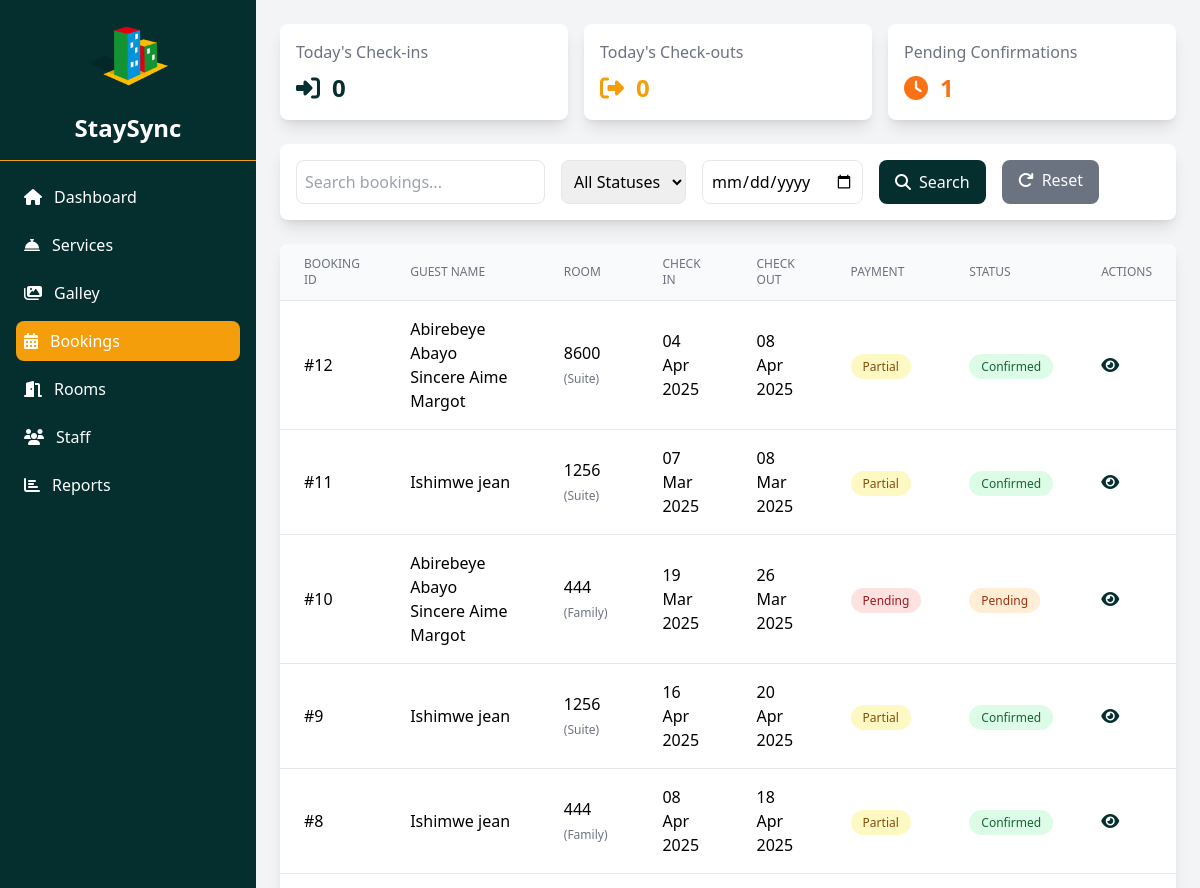
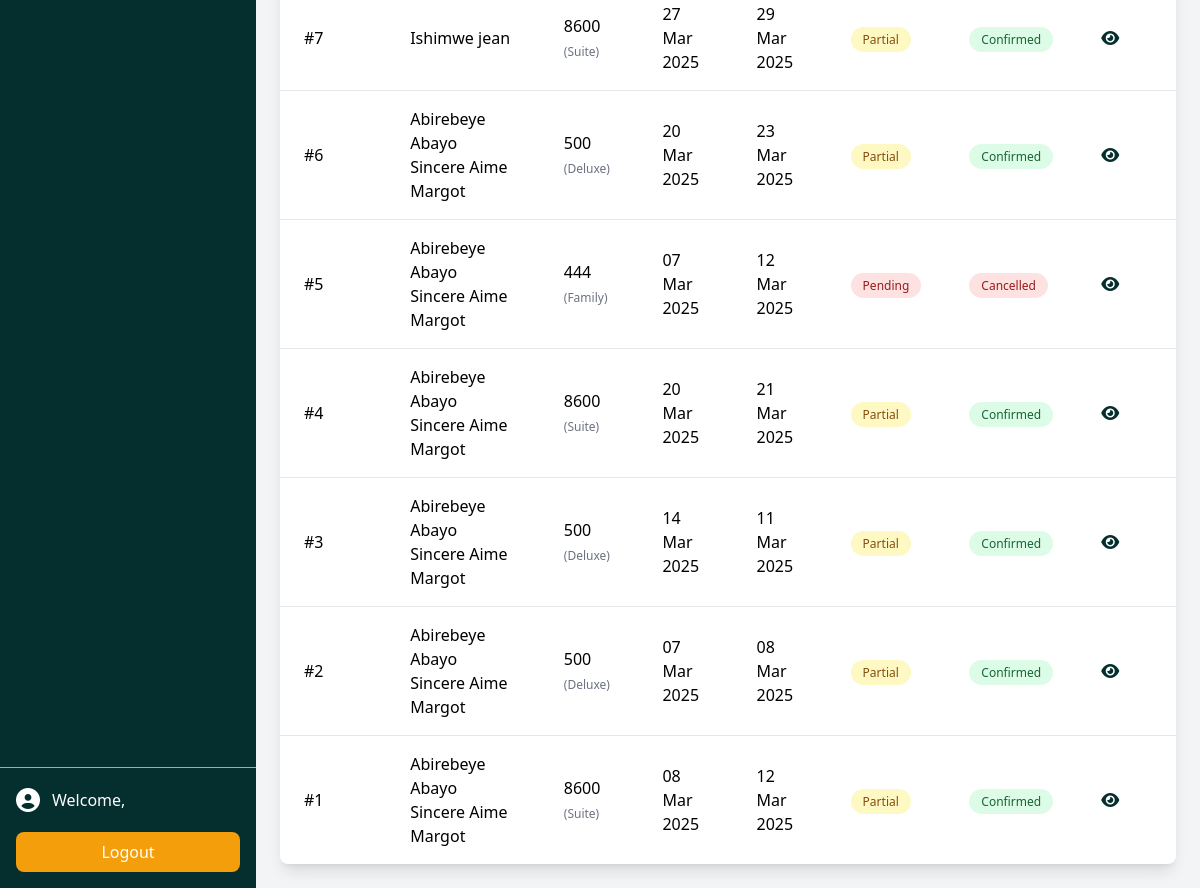
Page /manager/booking.php on the committed database (2 pictures, top to bottom).
### tables this page shows
CREATE TABLE `bookings` (
  `id` int(11) NOT NULL AUTO_INCREMENT,
  `user_id` int(11) DEFAULT NULL,
  `room_id` int(11) DEFAULT NULL,
  `check_in` date NOT NULL,
  `check_out` date NOT NULL,
  `payment_status` enum('pending','partial','complete') DEFAULT 'pending',
  `booking_status` enum('pending','confirmed','cancelled','completed') DEFAULT 'pending',
  `created_at` timestamp NULL DEFAULT current_timestamp(),
  `adults` int(11) NOT NULL DEFAULT 1,
  `kids` int(11) NOT NULL DEFAULT 0,
  `check_in_status` enum('pending','checked_in','checked_out') DEFAULT 'pending',
  `reminder_sent` tinyint(1) DEFAULT 0,
  PRIMARY KEY (`id`),
  KEY `user_id` (`user_id`),
  KEY `room_id` (`room_id`),
  CONSTRAINT `bookings_ibfk_1` FOREIGN KEY (`user_id`) REFERENCES `users` (`id`),
  CONSTRAINT `bookings_ibfk_2` FOREIGN KEY (`room_id`) REFERENCES `rooms` (`id`)
);

CREATE TABLE `users` (
  `id` int(11) NOT NULL AUTO_INCREMENT,
  `name` varchar(100) NOT NULL,
  `email` varchar(100) NOT NULL,
  `phone` varchar(15) DEFAULT NULL,
  `password` varchar(255) NOT NULL,
  `role` enum('client','manager','staff') DEFAULT 'client',
  `email_verified` tinyint(1) DEFAULT 0,
  `created_at` timestamp NULL DEFAULT current_timestamp(),
  PRIMARY KEY (`id`),
  UNIQUE KEY `email` (`email`)
);

CREATE TABLE `rooms` (
  `id` int(11) NOT NULL AUTO_INCREMENT,
  `room_number` varchar(20) NOT NULL,
  `room_type` varchar(50) NOT NULL,
  `price` decimal(10,2) NOT NULL,
  `description` text DEFAULT NULL,
  `size` int(11) NOT NULL,
  `capacity` int(11) NOT NULL,
  `amenities` text DEFAULT NULL,
  `image` varchar(255) DEFAULT NULL,
  `status` enum('available','booked','maintenance') DEFAULT 'available',
  `created_at` timestamp NULL DEFAULT current_timestamp(),
  `floor_number` int(11) DEFAULT NULL,
  `bed_config` varchar(100) DEFAULT NULL,
  `view_type` varchar(50) DEFAULT NULL,
  `is_accessible` tinyint(1) DEFAULT 0,
  `rating` decimal(3,2) DEFAULT NULL,
  PRIMARY KEY (`id`),
  UNIQUE KEY `room_number` (`room_number`)
);

### manager/booking.php (the view, shortened to what this page needs)
<?php
require_once '../config/database.php';
$today = date('Y-m-d');
$checkins_query = $conn->prepare("SELECT COUNT(*) as count FROM bookings WHERE check_in = ? AND booking_status = 'confirmed'");
$checkins_query->bind_param("s", $today);
$checkins_query->execute();
$checkins_result = $checkins_query->get_result();
$today_checkins = $checkins_result->fetch_assoc()['count'];
$checkouts_query = $conn->prepare("SELECT COUNT(*) as count FROM bookings WHERE check_out = ? AND booking_status = 'confirmed'");
$checkouts_query->bind_param("s", $today);
$checkouts_query->execute();
$checkouts_result = $checkouts_query->get_result();
$today_checkouts = $checkouts_result->fetch_assoc()['count'];
$pending_query = $conn->query("SELECT COUNT(*) as count FROM bookings WHERE booking_status = 'pending'");
$pending_confirmations = $pending_query->fetch_assoc()['count'];
include_once 'includes/header.php';
include_once 'includes/sidebar.php';
?>
<div class="flex-1 overflow-auto">
    <div class="p-6">
        <div class="grid grid-cols-1 md:grid-cols-3 gap-4 mb-6">
            <div class="bg-white p-4 rounded-lg shadow-lg">
                <h3 class="text-gray-500 mb-2">Today's Check-ins</h3>
                <div class="flex items-center">
                    <i class="fas fa-sign-in-alt text-teal-950 text-2xl mr-3"></i>
                    <span class="text-2xl font-bold text-teal-950"><?php echo $today_checkins; ?></span>
                </div>
            </div>
            <div class="bg-white p-4 rounded-lg shadow-lg">
                <h3 class="text-gray-500 mb-2">Today's Check-outs</h3>
                <div class="flex items-center">
                    <i class="fas fa-sign-out-alt text-amber-500 text-2xl mr-3"></i>
                    <span class="text-2xl font-bold text-amber-500"><?php echo $today_checkouts; ?></span>
                </div>
            </div>
            <div class="bg-white p-4 rounded-lg shadow-lg">
                <h3 class="text-gray-500 mb-2">Pending Confirmations</h3>
                <div class="flex items-center">
                    <i class="fas fa-clock text-orange-500 text-2xl mr-3"></i>
                    <span class="text-2xl font-bold text-orange-500"><?php echo $pending_confirmations; ?></span>
                </div>
            </div>
        </div>
        <div class="bg-white p-4 rounded-lg shadow-lg mb-6">
            <form id="searchForm" method="GET" action="" class="flex flex-wrap gap-4">
                <input type="text" name="search" placeholder="Search bookings..."
                       value="<?php echo isset($_GET['search']) ? htmlspecialchars($_GET['search']) : ''; ?>"
                       class="border p-2 rounded-lg focus:outline-none focus:ring-2 focus:ring-teal-950">
                <select name="status" class="border p-2 rounded-lg focus:outline-none focus:ring-2 focus:ring-teal-950">
                    <option value="">All Statuses</option>
                </select>
                <input type="date" name="date"
                       value="<?php echo isset($_GET['date']) ? htmlspecialchars($_GET['date']) : ''; ?>"
                       class="border p-2 rounded-lg focus:outline-none focus:ring-2 focus:ring-teal-950">
                <button type="submit" class="bg-teal-950 text-white px-4 py-2 rounded-lg hover:bg-teal-900">
                    <i class="fas fa-search mr-2"></i>Search
                </button>
                <a href="booking.php" class="bg-gray-500 text-white px-4 py-2 rounded-lg hover:bg-gray-600">
                    <i class="fas fa-redo mr-2"></i>Reset
                </a>
            </form>
        </div>
        <div class="bg-white rounded-lg shadow-lg overflow-hidden">
            <div class="overflow-x-auto">
                <table class="min-w-full divide-y divide-gray-200">
                    <thead class="bg-gray-50">
                        <tr>
                            <th class="px-6 py-3 text-left text-xs font-medium text-gray-500 uppercase">Booking ID</th>
                            <th class="px-6 py-3 text-left text-xs font-medium text-gray-500 uppercase">Guest Name</th>
                            <th class="px-6 py-3 text-left text-xs font-medium text-gray-500 uppercase">Room</th>
                            <th class="px-6 py-3 text-left text-xs font-medium text-gray-500 uppercase">Check In</th>
                            <th class="px-6 py-3 text-left text-xs font-medium text-gray-500 uppercase">Check Out</th>
                            <th class="px-6 py-3 text-left text-xs font-medium text-gray-500 uppercase">Payment</th>
                            <th class="px-6 py-3 text-left text-xs font-medium text-gray-500 uppercase">Status</th>
                            <th class="px-6 py-3 text-left text-xs font-medium text-gray-500 uppercase">Actions</th>
                        </tr>
                    </thead>
                    <tbody class="divide-y divide-gray-200">
                        <?php
                        $query = "SELECT b.id, u.name, r.room_number, r.room_type, b.check_in, b.check_out,
                                  b.payment_status, b.booking_status, b.created_at
                                  FROM bookings b
                                  JOIN users u ON b.user_id = u.id
                                  JOIN rooms r ON b.room_id = r.id";
                        $query .= " ORDER BY b.created_at DESC LIMIT 50";
                        $stmt = $conn->prepare($query);
                        $stmt->execute();
                        $result = $stmt->get_result();
                        if ($result->num_rows > 0) {
                            while ($booking = $result->fetch_assoc()) {
                                $statusClass = '';
                                switch ($booking['booking_status']) {
                                    case 'confirmed':
                                        $statusClass = 'bg-green-100 text-green-800';
                                        break;
                                    case 'pending':
                                        $statusClass = 'bg-orange-100 text-orange-800';
                                        break;
                                    case 'cancelled':
                                        $statusClass = 'bg-red-100 text-red-800';
                                        break;
                                }
                                $paymentClass = '';
                                switch ($booking['payment_status']) {
                                    case 'partial':
                                        $paymentClass = 'bg-yellow-100 text-yellow-800';
                                        break;
                                    case 'pending':
                                        $paymentClass = 'bg-red-100 text-red-800';
                                        break;
                                }
                        ?>
                        <tr class="hover:bg-gray-50">
                            <td class="px-6 py-4">#<?php echo $booking['id']; ?></td>
                            <td class="px-6 py-4"><?php echo htmlspecialchars($booking['name']); ?></td>
                            <td class="px-6 py-4">
                                <?php echo htmlspecialchars($booking['room_number']); ?>
                                <span class="text-xs text-gray-500">(<?php echo htmlspecialchars($booking['room_type']); ?>)</span>
                            </td>
                            <td class="px-6 py-4"><?php echo date('d M Y', strtotime($booking['check_in'])); ?></td>
                            <td class="px-6 py-4"><?php echo date('d M Y', strtotime($booking['check_out'])); ?></td>
                            <td class="px-6 py-4">
                                <span class="<?php echo $paymentClass; ?> px-3 py-1 rounded-full text-xs">
                                    <?php echo ucfirst($booking['payment_status']); ?>
                                </span>
                            </td>
                            <td class="px-6 py-4">
                                <span class="<?php echo $statusClass; ?> px-3 py-1 rounded-full text-xs">
                                    <?php echo ucfirst($booking['booking_status']); ?>
                                </span>
                            </td>
                            <td class="px-6 py-4">
                                <div class="flex space-x-2">
                                    <button onclick="viewBooking(<?php echo $booking['id']; ?>)"
                                            class="text-teal-950 hover:text-teal-800" title="View Details">
                                        <i class="fas fa-eye"></i>
                                    </button>
                                </div>
                            </td>
                        </tr>
                        <?php
                            }
                        } else {
                        ?>
                        <tr>
                            <td colspan="8" class="px-6 py-4 text-center text-gray-500">No bookings found</td>
                        </tr>
                        <?php
                        }
                        ?>
                    </tbody>
                </table>
            </div>
        </div>
    </div>
</div>
<?php
include_once 'includes/footer.php';
?>

### rows in the picture
bookings: id "12", user.name "Abirebeye Abayo Sincere Aime Margot", room.room_number "8600", room.room_type "Suite", check_in "04 Apr 2025", check_out "08 Apr 2025", payment_status "Partial", booking_status "Confirmed"
bookings: id "11", user.name "Ishimwe jean", room.room_number "1256", room.room_type "Suite", check_in "07 Mar 2025", check_out "08 Mar 2025", payment_status "Partial", booking_status "Confirmed"
bookings: id "10", user.name "Abirebeye Abayo Sincere Aime Margot", room.room_number "444", room.room_type "Family", check_in "19 Mar 2025", check_out "26 Mar 2025", payment_status "Pending", booking_status "Pending"
bookings: id "9", user.name "Ishimwe jean", room.room_number "1256", room.room_type "Suite", check_in "16 Apr 2025", check_out "20 Apr 2025", payment_status "Partial", booking_status "Confirmed"
bookings: id "8", user.name "Ishimwe jean", room.room_number "444", room.room_type "Family", check_in "08 Apr 2025", check_out "18 Apr 2025", payment_status "Partial", booking_status "Confirmed"
bookings: id "7", user.name "Ishimwe jean", room.room_number "8600", room.room_type "Suite", check_in "27 Mar 2025", check_out "29 Mar 2025", payment_status "Partial", booking_status "Confirmed"
bookings: id "6", user.name "Abirebeye Abayo Sincere Aime Margot", room.room_number "500", room.room_type "Deluxe", check_in "20 Mar 2025", check_out "23 Mar 2025", payment_status "Partial", booking_status "Confirmed"
bookings: id "5", user.name "Abirebeye Abayo Sincere Aime Margot", room.room_number "444", room.room_type "Family", check_in "07 Mar 2025", check_out "12 Mar 2025", payment_status "Pending", booking_status "Cancelled"
bookings: id "4", user.name "Abirebeye Abayo Sincere Aime Margot", room.room_number "8600", room.room_type "Suite", check_in "20 Mar 2025", check_out "21 Mar 2025", payment_status "Partial", booking_status "Confirmed"
bookings: id "3", user.name "Abirebeye Abayo Sincere Aime Margot", room.room_number "500", room.room_type "Deluxe", check_in "14 Mar 2025", check_out "11 Mar 2025", payment_status "Partial", booking_status "Confirmed"
bookings: id "2", user.name "Abirebeye Abayo Sincere Aime Margot", room.room_number "500", room.room_type "Deluxe", check_in "07 Mar 2025", check_out "08 Mar 2025", payment_status "Partial", booking_status "Confirmed"
bookings: id "1", user.name "Abirebeye Abayo Sincere Aime Margot", room.room_number "8600", room.room_type "Suite", check_in "08 Mar 2025", check_out "12 Mar 2025", payment_status "Partial", booking_status "Confirmed"

### other values in the picture
$today_checkins "0"
$today_checkouts "0"
$pending_confirmations "1"
